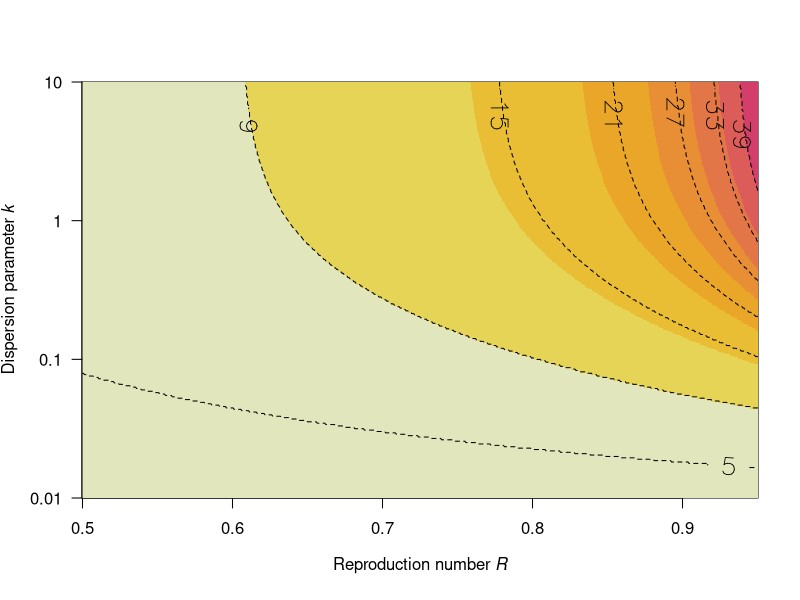

This figure's R source:
#############################################################################################################
###The function yields number of generations n a minor outbreak (R<1) would involved before extinction   ####
###assuming the R and k were constant across generations, there is >99% of chance                        ####
###a cluster will go extinct within n generations                                                             ####
#############################################################################################################

#paramters:
#R0: reproduction number
#k: dispersion paramter
#--#
time_to_extinction=function(R0,k){
  gx=function(R0,k){
    (1+(1-g)*R0/k)^(-k)
  }
  g=0
  generation=1
  while(g<=1){
    g=gx(R0,k)
    if (g>0.99) {
      return(generation)
      break
    }
    generation=generation+1
  }
}

#--functions to generate Fig. S3--#
R0 = seq(0.5,0.95,length.out=700)
k = 10^seq(-2,1,0.01)
P = matrix(NA,nrow=length(R0),ncol=length(k))
#-#
for(i in 1:length(R0)) {
  for(j in 1:length(k)) {
    P[i,j] = time_to_extinction(R0[i],k[j])
  }
}
#-#
l.label = c(1,2,5,9,15,21,27,33,39)
#-#
image(R0,k,P,xlab=bquote("Reproduction number" ~ italic("R")),
      ylab=bquote("Dispersion parameter" ~ italic("k")),yaxt="n",
      log="y",col=hcl.colors(length(l.label)-1, "Heat 2", rev = TRUE),ylim = c(min(k),max(k)))
contour(R0,k,P,levels=l.label,labcex=1.6,add=TRUE,size=0.9,lty="dashed")
axis(2,at=c(0.01,0.1,1,10),labels=c("0.01","0.1","1","10") ,las=2)
#-#
